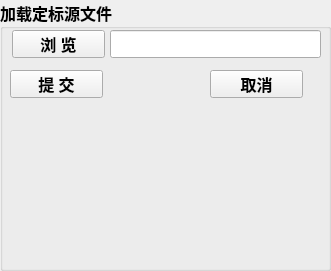
   <widget class="QGroupBox" name="groupBox_13">
    <property name="geometry">
     <rect>
      <x>700</x>
      <y>600</y>
      <width>331</width>
      <height>271</height>
     </rect>
    </property>
    <property name="sizePolicy">
     <sizepolicy hsizetype="Expanding" vsizetype="Fixed">
      <horstretch>0</horstretch>
      <verstretch>0</verstretch>
     </sizepolicy>
    </property>
    <property name="font">
     <font>
      <family>Agency FB</family>
      <pointsize>12</pointsize>
      <weight>75</weight>
      <bold>true</bold>
     </font>
    </property>
    <property name="styleSheet">
     <string notr="true"/>
    </property>
    <property name="title">
     <string>加载定标源文件</string>
    </property>
    <widget class="QPushButton" name="pushButton_browse_src_2">
     <property name="geometry">
      <rect>
       <x>12</x>
       <y>30</y>
       <width>93</width>
       <height>28</height>
      </rect>
     </property>
     <property name="sizePolicy">
      <sizepolicy hsizetype="Fixed" vsizetype="Fixed">
       <horstretch>0</horstretch>
       <verstretch>0</verstretch>
      </sizepolicy>
     </property>
     <property name="font">
      <font>
       <weight>75</weight>
       <bold>true</bold>
      </font>
     </property>
     <property name="text">
      <string>浏 览</string>
     </property>
    </widget>
    <widget class="QPushButton" name="pb_load_sourceFile_submit_2">
     <property name="geometry">
      <rect>
       <x>10</x>
       <y>70</y>
       <width>93</width>
       <height>28</height>
      </rect>
     </property>
     <property name="font">
      <font>
       <weight>75</weight>
       <bold>true</bold>
      </font>
     </property>
     <property name="text">
      <string>提 交</string>
     </property>
    </widget>
    <widget class="QLineEdit" name="lineEdit_source_path_2">
     <property name="geometry">
      <rect>
       <x>110</x>
       <y>30</y>
       <width>211</width>
       <height>28</height>
      </rect>
     </property>
     <property name="minimumSize">
      <size>
       <width>100</width>
       <height>20</height>
      </size>
     </property>
     <property name="autoFillBackground">
      <bool>false</bool>
     </property>
     <property name="text">
      <string/>
     </property>
    </widget>
    <widget class="QPushButton" name="pb_load_sourceFile_cancel_2">
     <property name="geometry">
      <rect>
       <x>210</x>
       <y>70</y>
       <width>93</width>
       <height>28</height>
      </rect>
     </property>
     <property name="font">
      <font>
       <weight>75</weight>
       <bold>true</bold>
      </font>
     </property>
     <property name="text">
      <string>取消</string>
     </property>
    </widget>
   </widget>
